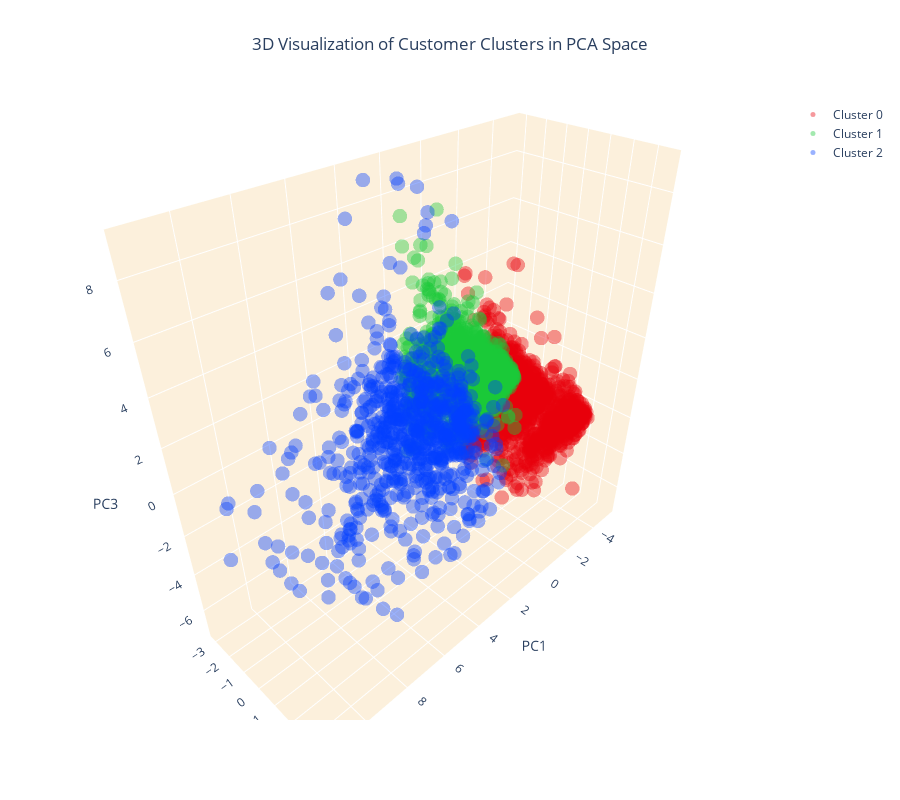

The notebook cell saved with this chart:
### Code cell
cluster_0 = customer_data_pca[customer_data_pca['cluster'] == 0]
cluster_1 = customer_data_pca[customer_data_pca['cluster'] == 1]
cluster_2 = customer_data_pca[customer_data_pca['cluster'] == 2]

# Create a 3D scatter plot
fig = go.Figure()

# Add data points for each cluster separately and specify the color
fig.add_trace(go.Scatter3d(x=cluster_0['PC1'], y=cluster_0['PC2'], z=cluster_0['PC3'], 
                           mode='markers', marker=dict(color=colors[0], size=5, opacity=0.4), name='Cluster 0'))
fig.add_trace(go.Scatter3d(x=cluster_1['PC1'], y=cluster_1['PC2'], z=cluster_1['PC3'], 
                           mode='markers', marker=dict(color=colors[1], size=5, opacity=0.4), name='Cluster 1'))
fig.add_trace(go.Scatter3d(x=cluster_2['PC1'], y=cluster_2['PC2'], z=cluster_2['PC3'], 
                           mode='markers', marker=dict(color=colors[2], size=5, opacity=0.4), name='Cluster 2'))

# Set the title and layout details
fig.update_layout(
    title=dict(text='3D Visualization of Customer Clusters in PCA Space', x=0.5),
    scene=dict(
        xaxis=dict(backgroundcolor="#fcf0dc", gridcolor='white', title='PC1'),
        yaxis=dict(backgroundcolor="#fcf0dc", gridcolor='white', title='PC2'),
        zaxis=dict(backgroundcolor="#fcf0dc", gridcolor='white', title='PC3'),
    ),
    width=900,
    height=800
)

# Show the plot
fig.show()
fig.write_html("3d_cluster_visualization.html")

### Figure 1 — Plotly figure (JSON) as saved in the notebook; plotly's stock layout.template omitted (floating-point values rounded to 4 significant figures; data arrays with more than 128 entries replaced by an {"elided": "..."} marker saying what was removed)
{"data": [{"marker": {"color": "#e8000b", "opacity": 0.4, "size": 5}, "mode": "markers", "name": "Cluster 0", "type": "scatter3d", "x": {"elided": "1662 float values"}, "y": {"elided": "1662 float values"}, "z": {"elided": "1662 float values"}}, {"marker": {"color": "#1ac938", "opacity": 0.4, "size": 5}, "mode": "markers", "name": "Cluster 1", "type": "scatter3d", "x": {"elided": "1686 float values"}, "y": {"elided": "1686 float values"}, "z": {"elided": "1686 float values"}}, {"marker": {"color": "#023eff", "opacity": 0.4, "size": 5}, "mode": "markers", "name": "Cluster 2", "type": "scatter3d", "x": {"elided": "719 float values"}, "y": {"elided": "719 float values"}, "z": {"elided": "719 float values"}}], "layout": {"height": 800, "scene": {"xaxis": {"backgroundcolor": "#fcf0dc", "gridcolor": "white", "title": {"text": "PC1"}}, "yaxis": {"backgroundcolor": "#fcf0dc", "gridcolor": "white", "title": {"text": "PC2"}}, "zaxis": {"backgroundcolor": "#fcf0dc", "gridcolor": "white", "title": {"text": "PC3"}}}, "title": {"text": "3D Visualization of Customer Clusters in PCA Space", "x": 0.5}, "width": 900}}
